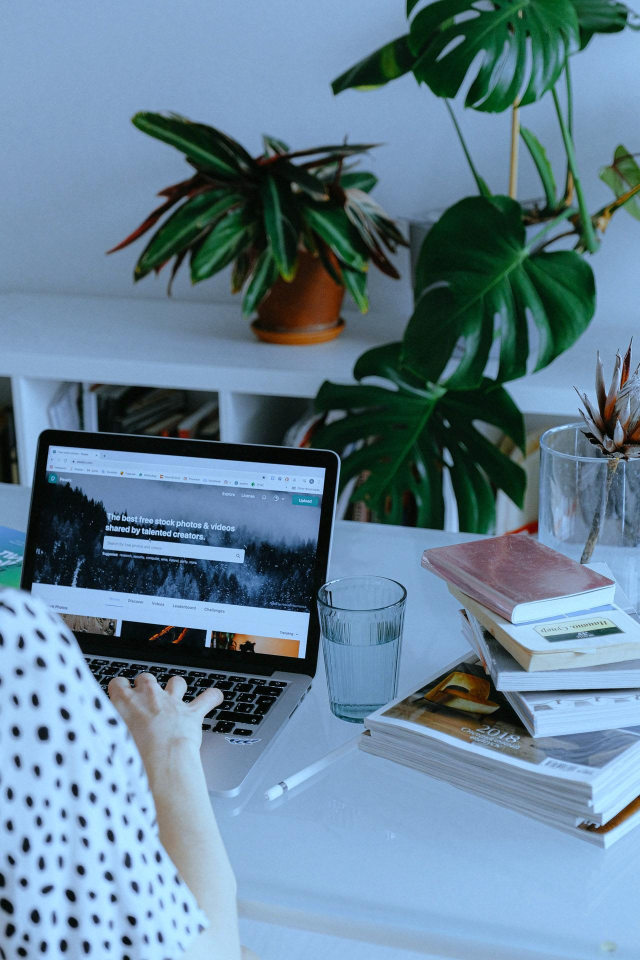
#> input picture DIP_assignment_1/white_balance_input.jpg, 1280 x 1920 px (shown at 1/2 size)
$ jupyter execute --allow-errors assignment_1.ipynb
#> lines starting #> are read from the running program, lines starting #| are printed output that depends on the picture; after the words box and inside, x2 and y2 are one past the last pixel; in counts of white or black regions, pixels touching at a corner belong together
# Assignment 1. Point Operations

<span style="color:orange">Ground Rules for the Assignment: </span>

* <span style="color:lightblue"> You can only use basic functions (matrix operations, input/output image functions, plotters). Anything else, you need to code from scratch (histogram functions, inverting gamma functions, color matting, histogram equalization)</span>
* <span style="color:lightblue"> The code needs to be appropiately commented and should be reproducible; if we cannot re-generate your figures from your code, we will deduct points.</span>
* <span style="color:lightblue">The notebook report should be detailed and include partial and final solutions for each exercise. We grade solely the report; code without report will not be graded, so we encourage that you invest some time on it</span>
* <span style="color:lightblue">Interactive plots are welcome but most important results should be static and generated beforehand</span>
* <span style="color:lightblue">__Remember to remove all plots from the "coding" sections.__ Only the Report should output plots and/or images.</span>

<span style="color:orange">Submission Details</span>

Simply submit this Jupyter Notebook with the report inlined as described below. The notebook should be executed before submission. Name the file as
```surname1_name1_surname2_name2_assignment1.ipynb```

# Point Operations

Point operations are the simplest kind of image processing transforms. They modify pixel values independently of their location within the image or neighboring values. They are used for simple contrast and brightness enhancements, color adjustments, matting and compression, among other things. In this assignment, we will be learning some of the most common point operators for color images. Remember to use matrix operations whenever possible to obtain efficient code.

[cell 1]
# Loading Libraries you will need for the assignment.- Install them in your environment if you haven't done so yet
import numpy as np
import matplotlib.pyplot as plt
from PIL import Image
import scipy as sp

## 1.1. Tone mapping & Linearization [2 points]

RAW/HDR images (either real or synthetic) usually have a much larger dynamic range than the capabilities
of most displaying devices. We use tone mapping to adapt pixel intensities to the limits of the device that will
display them, maximizing perceived quality. Tone mapping algorithms are designed to adjust the contrast
and brightness of HDR images so that detail in highlights and shadows is preserved when displayed in LDR.

**Gamma Correction.** Display devices like CRTs, LCDs or OLED devices cannot, or are not designed to,
achieve a linear conversion from voltage or intensity to light emitted. In practice, this means that doubling
the value of a pixel would not result in double the light being emitted. In order to solve this issue, each pixel
value is mapped to an exponential function of the type $f(x) = x^\gamma$ , with an encoding gamma of typical value
$\frac{1}{2.2}$. This type of tone mapping is called gamma correction.

**Linearization.** The final product of any digital camera pipeline is a compressed non-linear image, normally
in JPEG format, where tone mapping has already been applied. However, this means intensities have been
mapped with an exponential function. Using linear color for image processing is important because it ensures
that the mathematical operations performed on the image data are consistent with the physics of light and
the way that images are captured and displayed, as light transport is indeed linear.

### _Task_
Implement code to load the ```Ferrari.JPEG``` image into a matrix and invert the function
above to linearize the image back. Assume that the value used for encoding the image was $\gamma = \frac{1}{2.2}$. You can
use ```Image``` to load your images. Try applying other per-pixel functions to
increase brightness (linear multiplications) and contrast enhancement (exponential functions) and showcase
your creations.

[cell 2]
# Use np.clip() to ensure that every output is valid in [0,1]
def load_image(path):
#> further down, img_original is the input picture: PIL image 1280x1920 RGB; mean R, G, B 99.7, 129.3, 149.9
    img = Image.open(path).convert("RGB")
    return np.asarray(img, dtype=float) / 255.0

# Decoding the img from nonlinear to linear
def linearize_gamma(img, gamma_encode):
    return np.clip(img ** (1.0 /gamma_encode), 0.0, 1.0)

def gamma_encode_for_display(img, gamma_encode):
    return np.clip(np.clip(img, 0.0, 1.0) ** gamma_encode, 0.0, 1.0)


def increase_brightness(linear_img, brightness):
    return np.clip(linear_img * brightness, 0.0, 1.0)


def enhance_contrast_power(linear_img, alpha):
    return np.clip(np.clip(linear_img, 0.0, 1.0) ** alpha, 0.0, 1.0)

#> (a cell that did not finish here is left out)

###  <span style="color:orange"> _Report_ </span>
<span style="color:orange"> _Report your results below. Include the linerized image, and experiments with contrast and brightness enhancements. Please inline the resulting images with your text explaining the approach (e.g. as figures) so that the report is cohesive._ </span>

[cell 4]
fig, axes = plt.subplots(2, 3, figsize=(14, 8))
axes = axes.ravel()

titles = [
    "Input",
    "Linear",
    "Brightness",
    "Contrast"
]

#> (the rest of this cell did not finish here and is left out)

Because of $$V_{encoded} = V_{linear}^{1/\gamma}$$  For codes above, I use $$V_{linear} = V_{encoded}^{\gamma}$$ to get the linear output.
The brightness funtion achieves a linear conversion: $$y = brightness * x$$, the bigger brightness is, the brighter the image is.
Contrast: $$y = x^\alpha$$ When $\alpha<1$, the contrast appears lower visually and the image becomes grayer and flatter.
When $\alpha>1$ it will have the opposite effect.

## 1.2. Color correction [4 points]

### _Task_
Implement both simple white balance methods to correct color in the example image ```white_balance_input.jpg```.
Example results are shown below. Note that your results may be different. The difference may come, for example, from choosing a slightly different pixel for color correction. When choosing the pixel try to choose
one that is gray, not too bright, and not too dark.
For the report, please experiment with doing the transformations directly on the values of the input image and the intensities, i.e., after applying inverse gamma correction.

[cell 5]
# Gray world
def gray_world_balance_numpy(image_path):
#> called with image_path = 'white_balance_input.jpg'
    img = Image.open(image_path)
    img_array = np.array(img, dtype=np.float64)

    avg_rgb = np.mean(img_array, axis=(0, 1))
#> avg_rgb = [99.71, 129.3, 149.9]

    avg_gray = np.mean(avg_rgb)
#> avg_gray = 126.3

    gains = avg_gray / avg_rgb
#> gains = [1.27, 0.976, 0.843]

    result = img_array * gains
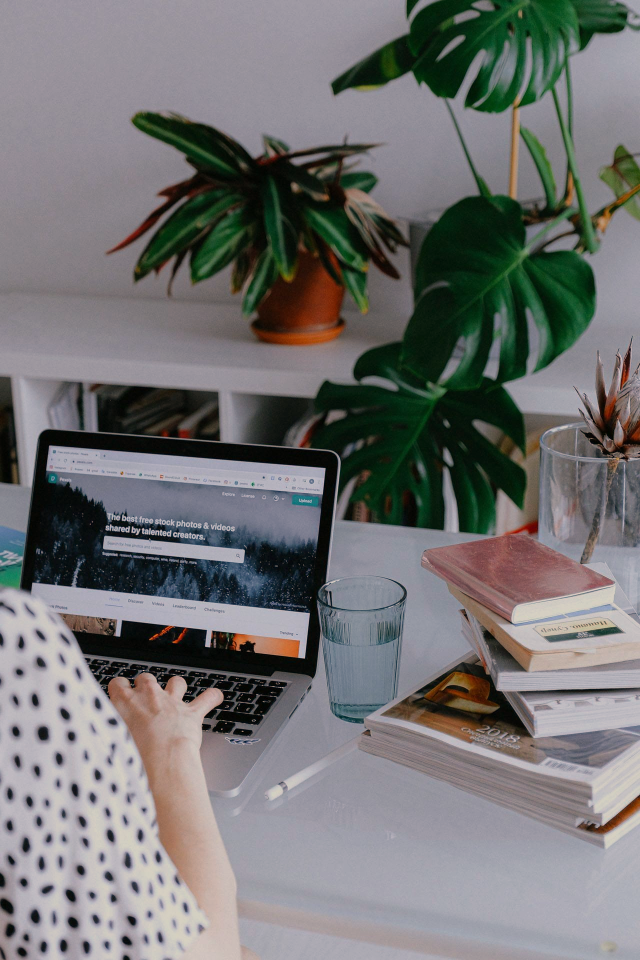
#> result: shape (1920, 1280, 3) float64 (shown at 1/2 size); mean R, G, B 126.3, 126.3, 126.3; drawn with min black and max white

    result = np.clip(result, 0, 255).astype(np.uint8)
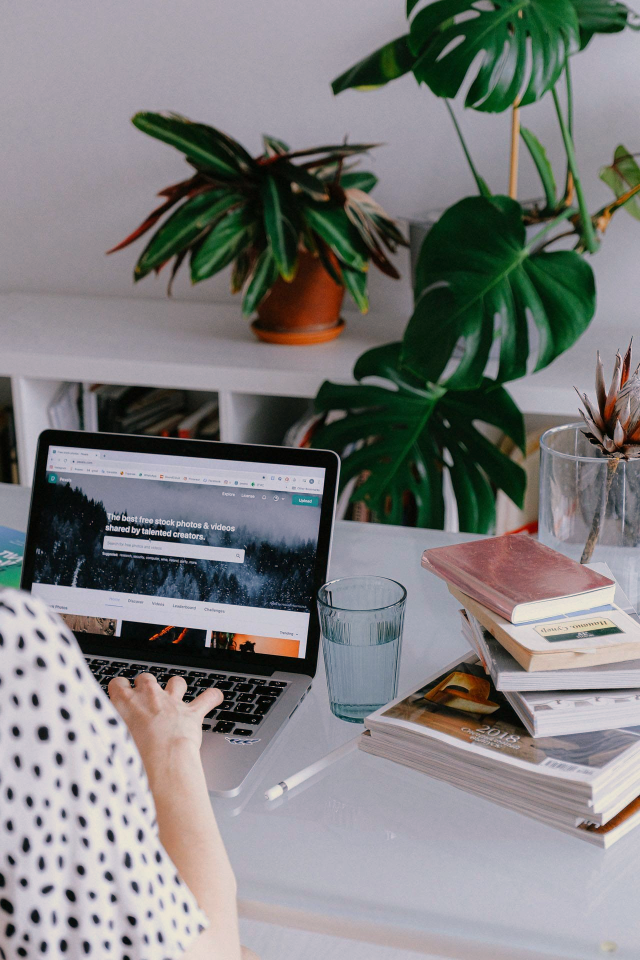
#> result: shape (1920, 1280, 3) (shown at 1/2 size); mean R, G, B 125.8, 125.8, 125.8

    return Image.fromarray(result)

# Pixel Based Correction, select the brightest 1% of pixels in the entire image as "reference white".
def pixel_based(image_path, percentile=99):

#> called with image_path = 'white_balance_input.jpg', percentile = 99
    img = Image.open(image_path).convert('RGB')
    img_array = np.array(img, dtype=np.float64)

    brightness = np.mean(img_array, axis=2)
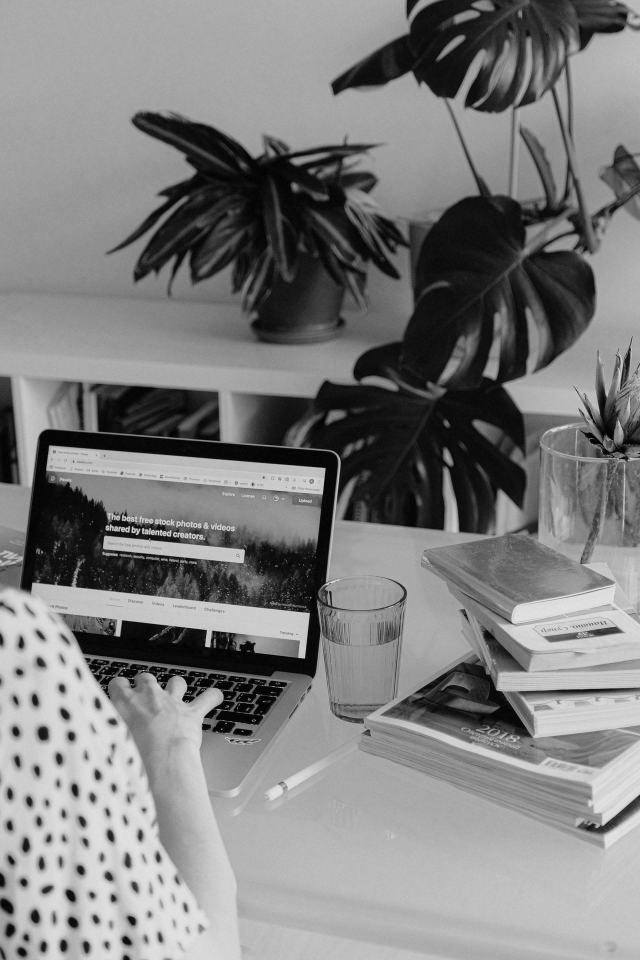
#> brightness: shape (1920, 1280) float64 (shown at 1/2 size); min 0, max 237, mean 126.3

    threshold = np.percentile(brightness, percentile)
#> threshold = 220.3

    # Find the brightest pixels.
    white_mask = brightness >= threshold
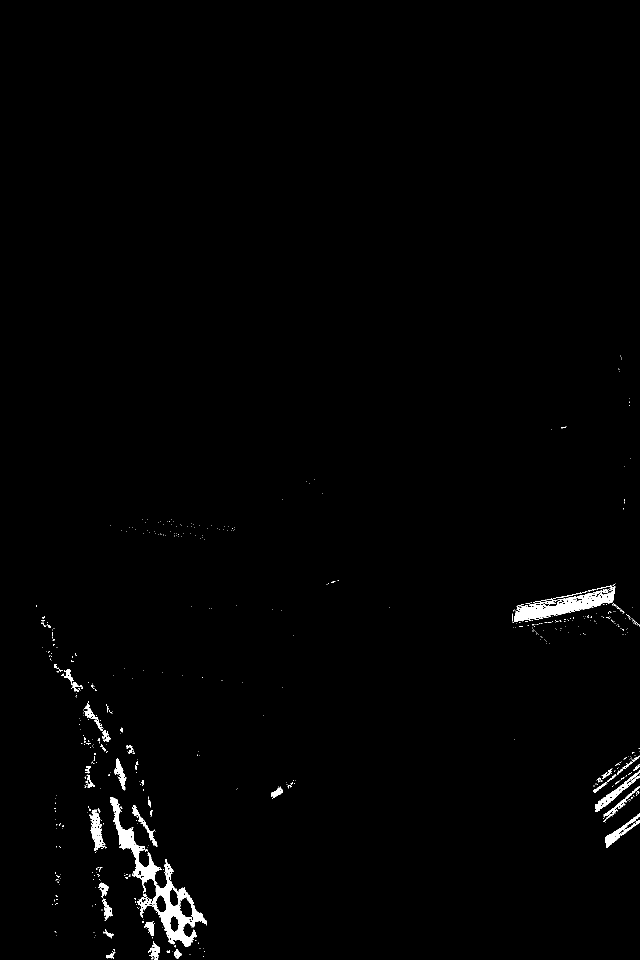
#> white_mask: shape (1920, 1280) bool (shown at 1/2 size); 1.1% white; 562 white regions (510 under 20 px), largest, box (x1, y1, x2, y2) and area: (220, 1595, 414, 1894) 9685, (1028, 1172, 1231, 1244) 4710, (178, 1619, 214, 1702) 1217

    white_ref_rgb = np.mean(img_array[white_mask], axis=0)
#> white_ref_rgb = [182.4, 230.8, 254.1]

    # Calculate gain
    target_val = 255.0
    gains = target_val / white_ref_rgb
#> gains = [1.4, 1.1, 1]

    result = img_array * gains
    result = np.clip(result, 0, 255).astype(np.uint8)
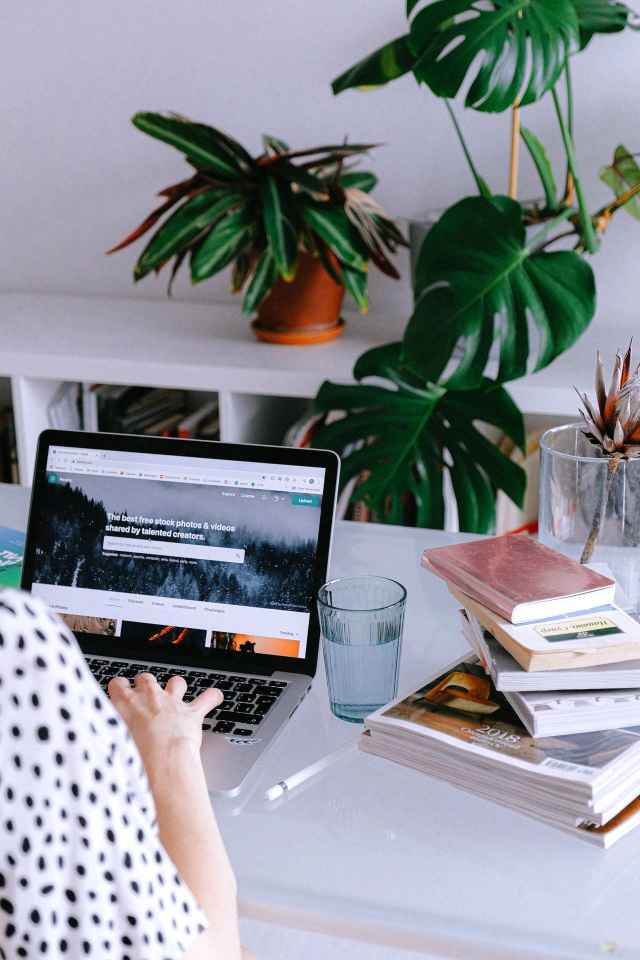
#> result: shape (1920, 1280, 3) (shown at 1/2 size); mean R, G, B 138.9, 142.4, 149.9

    return Image.fromarray(result)

[cell 6]
img_original = Image.open("white_balance_input.jpg").convert("RGB")
img_gray_world = gray_world_balance_numpy("white_balance_input.jpg")
img_pixel_based = pixel_based("white_balance_input.jpg")

###  <span style="color:orange"> _Report_ </span>
<span style="color:orange">_Report your results below. Include experiments with doing the transformations directly on the values of the input image
and the intensities, i.e., after applying inverse gamma correction. Please inline the resulting images with your text explaining the approach (e.g. as figures) so that the report is cohesive._</span>

[cell 7]
fig, axes = plt.subplots(1, 3, figsize=(16, 5))
images = [img_original, img_gray_world, img_pixel_based]
titles = ["Original", "Gray World", "Pixel Based"]

for ax, img, title in zip(axes, images, titles):
    ax.imshow(img)
    ax.set_title(title)
    ax.axis("off")
#> this loop made 3 passes
#> title on passes 1 to 3: 'Original', 'Gray World', 'Pixel Based'

plt.tight_layout()
plt.show()
